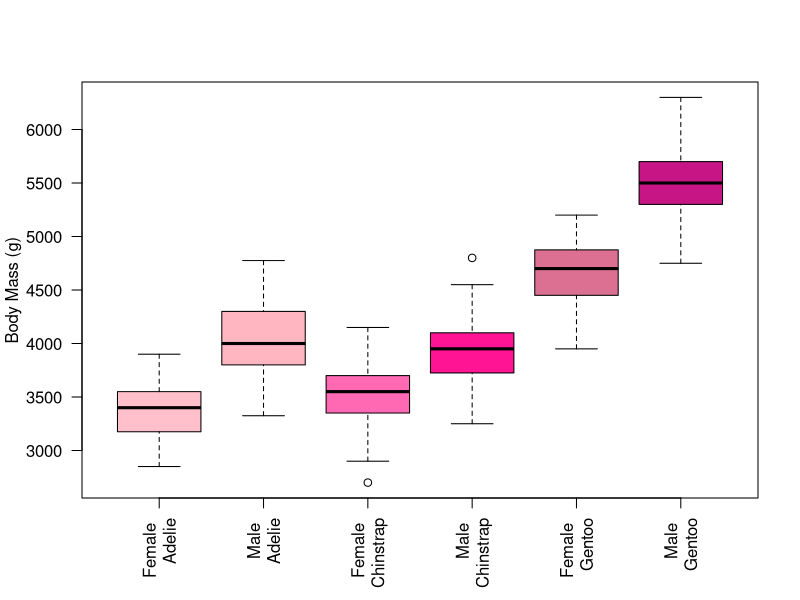

The R script that drew this image:
## ---- chunk 1
require(palmerpenguins)

fit_interactive <- lm(
    formula = penguins$body_mass_g ~  penguins$sex*penguins$species 
  )
boxplot(
  formula(fit_interactive),
  ylab = "Body Mass (g)",
  xlab = "",
  names = c("Female \nAdelie","Male \nAdelie", "Female \nChinstrap",
          "Male \nChinstrap",  "Female \nGentoo",  
            "Male \nGentoo"),las= 2,
  col = c("#FFC0CB", 	"#FFB6C1", "#FF69B4","#FF1493","#DB7093","#C71585")
)
## ---- chunk 2
fit_both <- lm(
    formula = penguins$body_mass_g ~  penguins$sex*penguins$species 
  )

## ---- chunk 3
summary(fit_both)

## ---- chunk 4
3368.84 + 158.37
## ---- chunk 5
chin = subset(penguins, species == "Chinstrap", drop = TRUE) 

f_chin_means = aggregate(
  body_mass_g ~ sex, 
  data = chin, 
  FUN = "mean", 
  na.rm = TRUE)

f_chin_means

